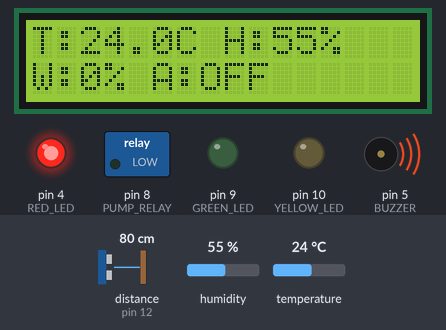
Bench run of a sketch on a simulated Arduino Mega 2560, built with avr-gcc and run on an emulated ATmega2560. Shown: 16×2 character LCD, switched loads named in the sketch (green lamp = pin HIGH), output pins drawn as LEDs (lit = HIGH), buzzer (waves = sounding, pin HIGH). Wiring (inferred from the names in the program): ultrasonic range finder: trigger pin 11; echo pin 12. Inputs (shaded band) come from the test bench; at power-on: temperature 24 °C, distance to the obstacle (sensor on pin 12) 80 cm, humidity 55 %. The echo pulse lasts 58.3 µs per cm; the modem accepts every AT command (registered, SIM ready, sends succeed) and sends nothing else; pins used as bus, display or sensor lines are not drawn; what the sketch prints to the serial monitor is not drawn.

Above: at 4.3 s.
4.4 s: temperature set to 34.4 °C
At 9.8 s:
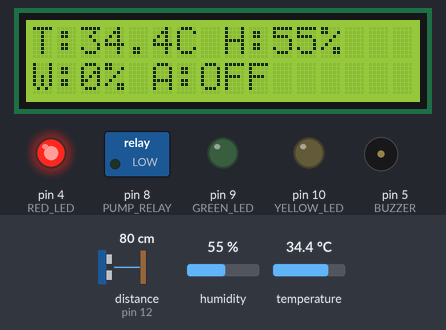
13.4 s: temperature set to 35.6 °C
At 15.7 s:
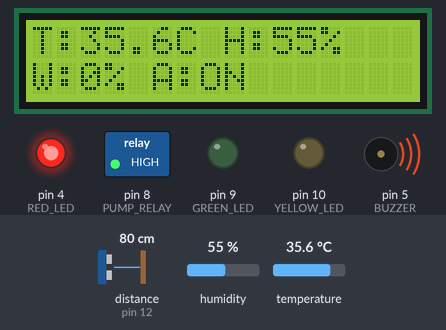
22.4 s: distance to the obstacle (sensor on pin 12) set to 21 cm
At 25.5 s:
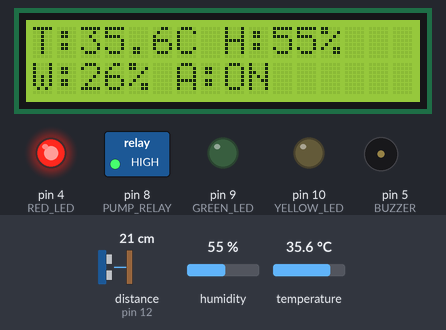
26.7 s: distance to the obstacle (sensor on pin 12) set to 18 cm
At 28.4 s:
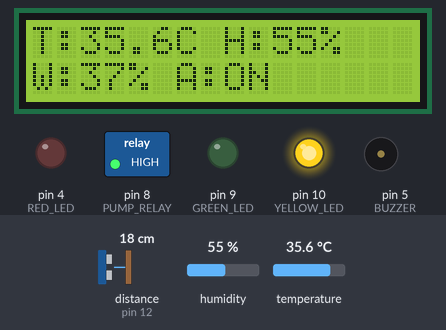
35.7 s: distance to the obstacle (sensor on pin 12) set to 16 cm
At 38.3 s:
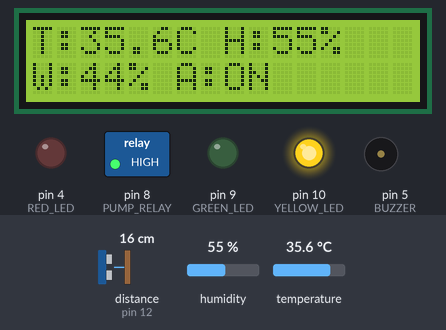
38.7 s: distance to the obstacle (sensor on pin 12) set to 13 cm
At 60.6 s:
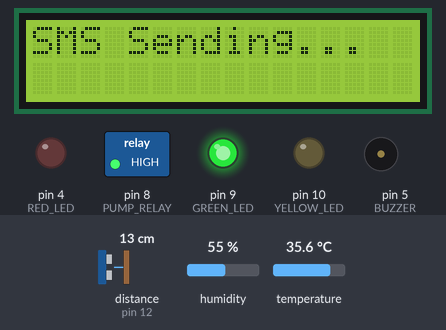
Timing chart, 0 to 62.1 s (numbered marks = the images above; inputs shaded):
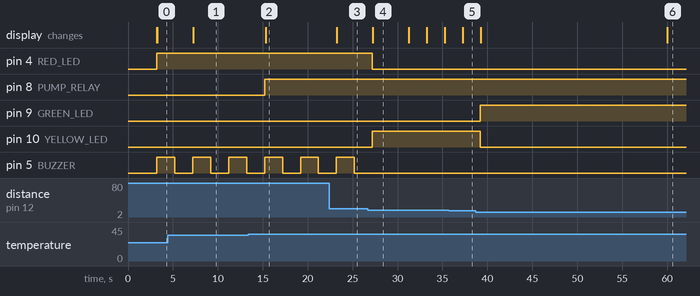

Measured:
- the behaviour switches between 34.9 and 35 °C on temperature (found by bisection; images 1 and 2)
- the behaviour switches between 20 and 19 cm on distance to the obstacle (sensor on pin 12) (found by bisection; images 3 and 4)
- the behaviour switches between 15 and 14 cm on distance to the obstacle (sensor on pin 12) (found by bisection; images 5 and 6)
- after the input at 4.4 s, the display: changes after 2.9 s (image 1)
- after the input at 13.4 s, pin 8 (PUMP_RELAY): LOW → HIGH after 1.8 s; the display: changes after 1.9 s (image 2)
- after the input at 22.4 s, the display: changes after 0.85 s (image 3)
- after the input at 26.7 s, pin 4 (RED_LED): HIGH → LOW after 0.50 s; pin 10 (YELLOW_LED): LOW → HIGH after 0.50 s; pin 5 (BUZZER): stops changing and stays LOW; the display: changes after 0.55 s (image 4)
- after the input at 35.7 s, the display: changes after 1.5 s (image 5)
- after the input at 38.7 s, pin 9 (GREEN_LED): LOW → HIGH after 0.50 s; pin 10 (YELLOW_LED): HIGH → LOW after 0.50 s

The sketch:

misting_system.ino
```cpp
/*
 * AgriCool Misting System - Arduino Mega
 * UPDATED: Temperature threshold changed to 35°C
 */

#include <DHT.h>
#include <Wire.h>
#include <LiquidCrystal_I2C.h>

// === Pin Definitions ===
#define DHTPIN 7
#define DHTTYPE DHT22
#define PUMP_RELAY 8

#define TRIG_PIN 11
#define ECHO_PIN 12

// LED and Buzzer pins
#define GREEN_LED 9   // 51-100% water level
#define YELLOW_LED 10 // 31-50% water level
#define RED_LED 4     // 0-30% water level (low water warning)
#define BUZZER 5      // Buzzer for low water alert

// === Components ===
DHT dht(DHTPIN, DHTTYPE);
LiquidCrystal_I2C lcd(0x27, 16, 2);
#define nextion Serial3

// === Config ===
const float TEMP_THRESHOLD = 35.0;  // CHANGED FROM 32.0 TO 35.0
const char PHONE_NUMBER[] = "+639912440620";
const unsigned long SMS_INTERVAL = 60000; // Send SMS every 60 seconds

// === Tank Dimensions - ADJUST THESE FOR YOUR TANK ===
const float TANK_HEIGHT_CM = 35.0;
const float SENSOR_OFFSET_CM = 2.0;
const float EMPTY_DISTANCE_CM = 28.0;

// === Variables ===
float temperature = 0.0;
float humidity = 0.0;
float distanceCM = 0.0;
int waterPercent = 0;
bool pumpStatus = false;
bool manualMode = false;
bool alertSent = false;
unsigned long lastSMSTime = 0;
unsigned long lastBuzzerTime = 0;
unsigned long buzzerOnTime = 0;
bool buzzerState = false;
unsigned long lastSensorRead = 0;
unsigned long lastLCDUpdate = 0;
unsigned long lastDataSend = 0;

// SMS state machine variables (completely non-blocking)
enum SMSState {
  SMS_IDLE,
  SMS_INIT,
  SMS_WAIT_INIT,
  SMS_SEND_NUMBER,
  SMS_WAIT_PROMPT,
  SMS_SEND_MESSAGE,
  SMS_WAIT_COMPLETE,
  SMS_DONE
};
SMSState smsState = SMS_IDLE;
String pendingSMSNumber = "";
String pendingSMSMessage = "";
unsigned long smsStateTime = 0;

// === Function Declarations ===
float readUltrasonicDistance();
void processSMS();
void queueSMS(const char* number, const char* message);
void sendToNextion(String cmd);
void updateNextion();
void updateWaterLevelIndicators(int level);

void setup() {
  Serial.begin(9600);
  Serial2.begin(9600);
  Serial1.begin(9600);
  nextion.begin(9600);

  pinMode(PUMP_RELAY, OUTPUT);
  digitalWrite(PUMP_RELAY, LOW);

  pinMode(TRIG_PIN, OUTPUT);
  pinMode(ECHO_PIN, INPUT);

  pinMode(GREEN_LED, OUTPUT);
  pinMode(YELLOW_LED, OUTPUT);
  pinMode(RED_LED, OUTPUT);
  pinMode(BUZZER, OUTPUT);

  digitalWrite(GREEN_LED, LOW);
  digitalWrite(YELLOW_LED, LOW);
  digitalWrite(RED_LED, LOW);
  digitalWrite(BUZZER, LOW);

  dht.begin();
  lcd.init();
  lcd.backlight();

  lcd.setCursor(0, 0);
  lcd.print("AgriCool System");
  lcd.setCursor(0, 1);
  lcd.print("Initializing...");
  delay(2000); // Only delay during setup is OK

  Serial.println("=== AgriCool Misting System ===");
  Serial.println("Temperature Threshold: 35°C");
  Serial.println("ZERO blocking delays - Pump runs continuously!");
  Serial.println("SMS fully non-blocking with LCD notifications");

  // Quick GSM init (non-blocking after this)
  Serial1.println("AT");
  delay(500);
  Serial1.println("AT+CMGF=1");
  delay(500);
  while (Serial1.available()) Serial1.read(); // Clear buffer

  Serial.println("GSM Ready.");
  lcd.clear();
  sendToNextion("t4.txt=\"System Ready\"");
}

void loop() {
  unsigned long currentMillis = millis();

  // === Process SMS in background (COMPLETELY non-blocking) ===
  processSMS();

  // === Listen for manual commands from ESP32 ===
  if (Serial2.available()) {
    String command = Serial2.readStringUntil('\n');
    command.trim();

    if (command == "MANUAL_ON") {
      Serial.println("📱 Manual pump control: ON");
      manualMode = true;
      digitalWrite(PUMP_RELAY, HIGH);
      pumpStatus = true;
      lcd.clear();
      lcd.setCursor(0, 0);
      lcd.print("MANUAL MODE");
      lcd.setCursor(0, 1);
      lcd.print("Pump: ON");
      sendToNextion("t4.txt=\"Manual ON\"");

    } else if (command == "MANUAL_OFF") {
      Serial.println("📱 Manual pump control: OFF");
      manualMode = true;
      digitalWrite(PUMP_RELAY, LOW);
      pumpStatus = false;
      lcd.clear();
      lcd.setCursor(0, 0);
      lcd.print("MANUAL MODE");
      lcd.setCursor(0, 1);
      lcd.print("Pump: OFF");
      sendToNextion("t4.txt=\"Manual OFF\"");

    } else if (command == "AUTO_MODE") {
      Serial.println("🤖 Switched to AUTO mode");
      manualMode = false;
      lcd.clear();
      lcd.setCursor(0, 0);
      lcd.print("AUTO MODE");
      lcd.setCursor(0, 1);
      lcd.print("Active");
      sendToNextion("t4.txt=\"Auto Mode\"");
    }
  }

  // === Read sensors every 2 seconds ===
  if (currentMillis - lastSensorRead >= 2000) {
    lastSensorRead = currentMillis;

    humidity = dht.readHumidity();
    temperature = dht.readTemperature();
    distanceCM = readUltrasonicDistance();

    if (distanceCM <= 0 || distanceCM > EMPTY_DISTANCE_CM) {
      waterPercent = 0;
    } else {
      float waterDepth = EMPTY_DISTANCE_CM - distanceCM;
      waterPercent = (waterDepth / EMPTY_DISTANCE_CM) * 100.0;
      waterPercent = constrain(waterPercent, 0, 100);
    }

    updateWaterLevelIndicators(waterPercent);

    if (isnan(temperature) || isnan(humidity)) {
      Serial.println("Sensor error!");
      if (smsState == SMS_IDLE) { // Only update LCD if not sending SMS
        lcd.clear();
        lcd.setCursor(0, 0);
        lcd.print("Sensor error!");
      }
      sendToNextion("t4.txt=\"Sensor Error!\"");
      return;
    }

    Serial.print("Temp: "); Serial.print(temperature);
    Serial.print(" °C | Hum: "); Serial.print(humidity);
    Serial.print("% | Water: "); Serial.print(waterPercent);
    Serial.print("% ("); Serial.print(distanceCM); Serial.print("cm)");
    Serial.print(" | Pump: "); Serial.print(pumpStatus ? "ON" : "OFF");
    Serial.print(" | Mode: "); Serial.print(manualMode ? "MANUAL" : "AUTO");
    Serial.print(" | Pin: "); Serial.println(digitalRead(PUMP_RELAY) ? "HIGH" : "LOW");
  }

  // === Send data to ESP32 every 2 seconds ===
  if (currentMillis - lastDataSend >= 2000) {
    lastDataSend = currentMillis;

    String data = String(temperature, 2) + "," +
                  String(humidity, 2) + "," +
                  String(waterPercent) + "," +
                  (pumpStatus ? "1" : "0") + "," +
                  (manualMode ? "1" : "0");
    Serial2.println(data);
  }

  // === Misting Control Logic (INSTANT response, NO blocking) ===
  if (!manualMode) {
    if (temperature >= TEMP_THRESHOLD) {
      // Keep pump ON continuously when temp >= 35°C
      if (!pumpStatus) {
        digitalWrite(PUMP_RELAY, HIGH);
        pumpStatus = true;
        Serial.println("🔥 AUTO: Pump ON - Continuous operation until temp < 35°C");
        sendToNextion("t4.txt=\"Auto: Misting ON\"");
      }

      // Queue SMS (non-blocking) every 60 seconds
      if (!alertSent && currentMillis - lastSMSTime > SMS_INTERVAL && smsState == SMS_IDLE) {
        String message = "AgriCool Alert - Temp:" + String(temperature, 1) +
                         "C, Hum:" + String(humidity, 1) +
                         "%, Water:" + String(waterPercent) +
                         "%, Pump: ON";
        queueSMS(PHONE_NUMBER, message.c_str());
        lastSMSTime = currentMillis;
        alertSent = true;
      }

    } else {
      // Turn off pump when temp drops below 35°C
      if (pumpStatus) {
        digitalWrite(PUMP_RELAY, LOW);
        pumpStatus = false;
        Serial.println("❄️ AUTO: Pump OFF - Temp below 35°C");
        sendToNextion("t4.txt=\"Auto: Misting OFF\"");
      }

      // Queue SMS when cooling down
      if (alertSent && currentMillis - lastSMSTime > SMS_INTERVAL && smsState == SMS_IDLE) {
        String message = "AgriCool Update - Temp:" + String(temperature, 1) +
                         "C, Hum:" + String(humidity, 1) +
                         "%, Water:" + String(waterPercent) +
                         "%, Pump: OFF";
        queueSMS(PHONE_NUMBER, message.c_str());
        lastSMSTime = currentMillis;
        alertSent = false;
      }
    }
  }

  // === Update LCD every 2 seconds (only if not sending SMS) ===
  if (currentMillis - lastLCDUpdate >= 2000 && smsState == SMS_IDLE) {
    lastLCDUpdate = currentMillis;

    lcd.clear();
    lcd.setCursor(0, 0);
    lcd.print("T:");
    lcd.print(temperature, 1);
    lcd.print("C H:");
    lcd.print(humidity, 0);
    lcd.print("%");
    lcd.setCursor(0, 1);
    lcd.print("W:");
    lcd.print(waterPercent);
    lcd.print("% ");
    lcd.print(manualMode ? "M:" : "A:");
    lcd.print(pumpStatus ? "ON " : "OFF");

    updateNextion();
  }

  // Monitor GSM responses (don't block)
  if (Serial1.available()) {
    char c = Serial1.read();
    Serial.write(c);
  }

  // ABSOLUTELY NO delay() - loop runs as fast as possible!
}

float readUltrasonicDistance() {
  digitalWrite(TRIG_PIN, LOW);
  delayMicroseconds(2);
  digitalWrite(TRIG_PIN, HIGH);
  delayMicroseconds(10);
  digitalWrite(TRIG_PIN, LOW);
  long duration = pulseIn(ECHO_PIN, HIGH, 30000);
  if (duration == 0) return 0;
  return duration * 0.034 / 2;
}

void updateWaterLevelIndicators(int level) {
  unsigned long currentMillis = millis();

  digitalWrite(GREEN_LED, LOW);
  digitalWrite(YELLOW_LED, LOW);
  digitalWrite(RED_LED, LOW);

  if (level >= 51) {
    digitalWrite(GREEN_LED, HIGH);
    digitalWrite(BUZZER, LOW);
    buzzerState = false;

  } else if (level >= 31) {
    digitalWrite(YELLOW_LED, HIGH);
    digitalWrite(BUZZER, LOW);
    buzzerState = false;

  } else {
    digitalWrite(RED_LED, HIGH);

    // Non-blocking buzzer
    if (!buzzerState) {
      if (currentMillis - lastBuzzerTime >= 1000) {
        digitalWrite(BUZZER, HIGH);
        buzzerState = true;
        buzzerOnTime = currentMillis;
      }
    } else {
      if (currentMillis - buzzerOnTime >= 100) {
        digitalWrite(BUZZER, LOW);
        buzzerState = false;
        lastBuzzerTime = currentMillis;
      }
    }
  }
}

// Queue SMS for background sending (non-blocking)
void queueSMS(const char* number, const char* message) {
  if (smsState != SMS_IDLE) {
    Serial.println("⚠️ SMS already in progress, skipping");
    return;
  }

  pendingSMSNumber = String(number);
  pendingSMSMessage = String(message);
  smsState = SMS_INIT;
  smsStateTime = millis();
  Serial.println("📤 SMS queued for sending");

  // Show on LCD
  lcd.clear();
  lcd.setCursor(0, 0);
  lcd.print("SMS Sending...");
}

// Process SMS in background (COMPLETELY non-blocking state machine)
void processSMS() {
  unsigned long currentMillis = millis();

  switch (smsState) {
    case SMS_IDLE:
      // Nothing to do
      break;

    case SMS_INIT:
      // Initialize SMS mode
      Serial.println("📡 SMS: Init mode");
      Serial1.println("AT+CMGF=1");
      smsState = SMS_WAIT_INIT;
      smsStateTime = currentMillis;
      break;

    case SMS_WAIT_INIT:
      // Wait 300ms for AT command response
      if (currentMillis - smsStateTime > 300) {
        while (Serial1.available()) Serial1.read(); // Clear buffer
        smsState = SMS_SEND_NUMBER;
        smsStateTime = currentMillis;
      }
      break;

    case SMS_SEND_NUMBER:
      // Send phone number
      Serial.println("📡 SMS: Sending number");
      Serial1.print("AT+CMGS=\"");
      Serial1.print(pendingSMSNumber);
      Serial1.println("\"");
      smsState = SMS_WAIT_PROMPT;
      smsStateTime = currentMillis;
      break;

    case SMS_WAIT_PROMPT:
      // Wait 500ms for '>' prompt
      if (currentMillis - smsStateTime > 500) {
        smsState = SMS_SEND_MESSAGE;
        smsStateTime = currentMillis;
      }
      break;

    case SMS_SEND_MESSAGE:
      // Send actual message
      Serial.println("📡 SMS: Sending message");
      Serial1.print(pendingSMSMessage);
      Serial1.write(26); // CTRL+Z
      smsState = SMS_WAIT_COMPLETE;
      smsStateTime = currentMillis;
      break;

    case SMS_WAIT_COMPLETE:
      // Wait 2 seconds for send confirmation
      if (currentMillis - smsStateTime > 2000) {
        smsState = SMS_DONE;
        smsStateTime = currentMillis;
      }
      break;

    case SMS_DONE:
      // Show success on LCD for 1 second
      Serial.println("✅ SMS sent!");
      lcd.clear();
      lcd.setCursor(0, 0);
      lcd.print("SMS Sent!");
      lcd.setCursor(0, 1);
      lcd.print("Successfully");

      // Wait 1 second then return to idle
      if (currentMillis - smsStateTime > 1000) {
        smsState = SMS_IDLE;
        pendingSMSNumber = "";
        pendingSMSMessage = "";
        lastLCDUpdate = currentMillis - 2000; // Force LCD update soon
      }
      break;
  }
}

void sendToNextion(String cmd) {
  nextion.print(cmd);
  nextion.write(0xFF);
  nextion.write(0xFF);
  nextion.write(0xFF);
}

void updateNextion() {
  sendToNextion("t0.txt=\"Temp: " + String(temperature, 1) + " C\"");
  sendToNextion("t1.txt=\"Hum: " + String(humidity, 1) + " %\"");
  sendToNextion("t2.txt=\"Water: " + String(waterPercent) + " %\"");
  sendToNextion("t3.txt=\"Pump: " + String(pumpStatus ? "ON" : "OFF") + "\"");
  sendToNextion("t4.txt=\"Mode: " + String(manualMode ? "MANUAL" : "AUTO") + "\"");
}
```
